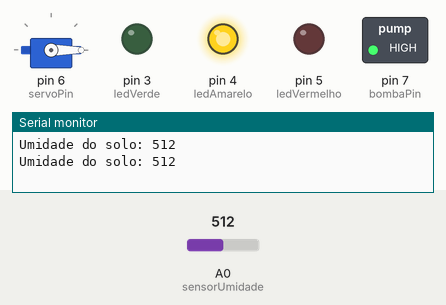
Bench run of a sketch on a simulated Arduino Uno, built with avr-gcc and run on an emulated ATmega328P. Parts: servo, switched loads named in the sketch (green lamp = pin HIGH), output pins drawn as LEDs (lit = HIGH), the last lines printed to the serial monitor. The inputs (shaded band) are chosen by the test bench; at power-on: A0 (sensorUmidade) = 512.

Above: at 1.8 s.
1.9 s: A0 (sensorUmidade) set to 586
3.4 s: A0 (sensorUmidade) set to 615
At 5.2 s:
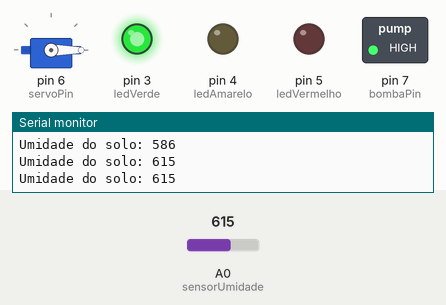
5.5 s: A0 (sensorUmidade) set to 390
At 6.7 s:
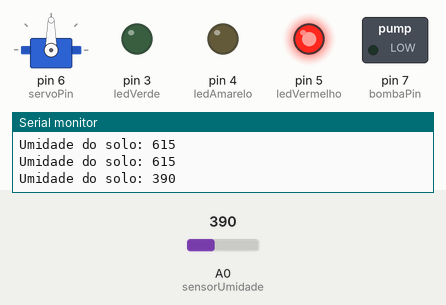
7.5 s: A0 (sensorUmidade) set to 417
At 8.3 s:
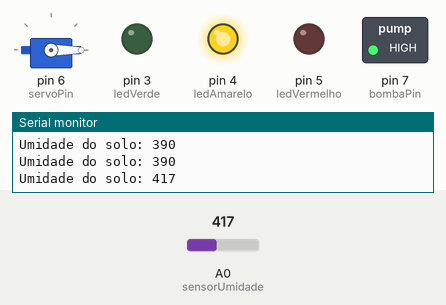
9.5 s: A0 (sensorUmidade) set to 306
At 11.1 s:
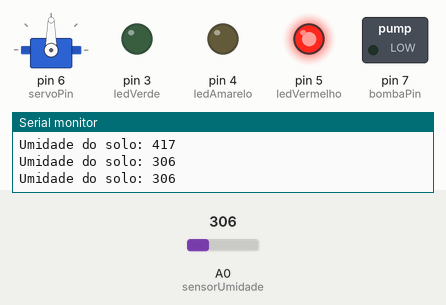
Timing chart, 0 to 12.5 s (numbered marks = the images above; inputs shaded):
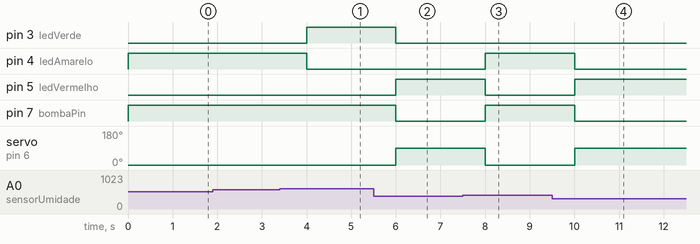

The sketch:

garduino.ino
```cpp
#include <Servo.h>

// Definindo os pinos dos LEDs
const int ledVerde = 3;
const int ledAmarelo = 4;
const int ledVermelho = 5;

// Definindo o pino do sensor de umidade do solo
const int sensorUmidade = A0;

// Definindo o pino do servo motor e criando o objeto do servo
const int servoPin = 6;
Servo servoMotor;

// Definindo o pino do relé que controla a bomba de água
const int bombaPin = 7;

// Definindo os limites de umidade para os LEDs
const int limiteUmido = 600;    // Acima desse valor, o solo está úmido (LED verde)
const int limiteModerado = 400; // Entre esse valor e limiteUmido, o solo está moderado (LED amarelo)

void setup() {
  // Configurando os pinos dos LEDs como saída
  pinMode(ledVerde, OUTPUT);
  pinMode(ledAmarelo, OUTPUT);
  pinMode(ledVermelho, OUTPUT);

  // Configurando o pino do relé como saída
  pinMode(bombaPin, OUTPUT);

  // Inicializando o servo motor no pino especificado
  servoMotor.attach(servoPin);

  // Iniciando a comunicação serial para monitorar o valor do sensor (opcional)
  Serial.begin(9600);

  // Posicionando o servo em estado fechado inicialmente
  servoMotor.write(0); // 0 graus, assumindo que essa posição fecha a válvula

  // Inicializando a bomba desligada
  digitalWrite(bombaPin, HIGH); // Desliga a bomba (sinal HIGH desativa o relé)
}

void loop() {
  // Lendo o valor do sensor de umidade
  int leituraUmidade = analogRead(sensorUmidade);

  // Exibindo o valor da umidade no monitor serial (opcional)
  Serial.print("Umidade do solo: ");
  Serial.println(leituraUmidade);

  // Condições para acender o LED apropriado com base na umidade
  if (leituraUmidade >= limiteUmido) {
    // Solo úmido
    digitalWrite(ledVerde, HIGH);
    digitalWrite(ledAmarelo, LOW);
    digitalWrite(ledVermelho, LOW);

    // Fechando a válvula de água e desligando a bomba
    servoMotor.write(0); // Servo na posição fechada (0 graus)
    digitalWrite(bombaPin, HIGH); // Desliga a bomba (sinal HIGH desativa o relé)

  } else if (leituraUmidade >= limiteModerado) {
    // Umidade moderada
    digitalWrite(ledVerde, LOW);
    digitalWrite(ledAmarelo, HIGH);
    digitalWrite(ledVermelho, LOW);

    // Fechando a válvula de água e desligando a bomba
    servoMotor.write(0); // Servo na posição fechada (0 graus)
    digitalWrite(bombaPin, HIGH); // Desliga a bomba (sinal HIGH desativa o relé)

  } else {
    // Solo seco
    digitalWrite(ledVerde, LOW);
    digitalWrite(ledAmarelo, LOW);
    digitalWrite(ledVermelho, HIGH);

    // Abrindo a válvula de água e ligando a bomba
    servoMotor.write(90); // Servo na posição aberta (90 graus)
    digitalWrite(bombaPin, LOW); // Liga a bomba (sinal LOW ativa o relé)
  }

  // Atraso para evitar leituras muito frequentes
  delay(1000);
}
```

Measured:
- the behaviour switches between 599 and 600 on A0 (sensorUmidade) (found by bisection; images 0 and 1)
- the behaviour switches between 399 and 400 on A0 (sensorUmidade) (found by bisection; images 2 and 3)
- after the input at 3.4 s, pin 3 (ledVerde): LOW → HIGH after 0.60 s; pin 4 (ledAmarelo): HIGH → LOW after 0.60 s
- after the input at 5.5 s, pin 3 (ledVerde), pin 7 (bombaPin): HIGH → LOW after 0.50 s; pin 5 (ledVermelho): LOW → HIGH after 0.50 s; servo on pin 6 (servoPin): 0° → 90° after 0.50 s
- after the input at 7.5 s, pin 4 (ledAmarelo), pin 7 (bombaPin): LOW → HIGH after 0.50 s; pin 5 (ledVermelho): HIGH → LOW after 0.50 s; servo on pin 6 (servoPin): 90° → 0° after 0.50 s
- after the input at 9.5 s, pin 4 (ledAmarelo), pin 7 (bombaPin): HIGH → LOW after 0.51 s; pin 5 (ledVermelho): LOW → HIGH after 0.51 s; servo on pin 6 (servoPin): 0° → 90° after 0.51 s
